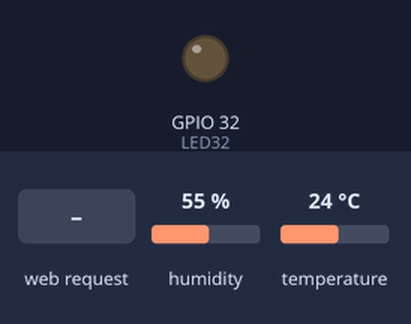
Recording of a sketch running on a simulated ESP32. Shown: output pins drawn as LEDs (lit = HIGH). Inputs (shaded band) come from the test bench; at power-on: humidity 55 %, temperature 24 °C. WiFi joins after 1.5 s; servers stay silent unless stated; what the sketch prints to the serial monitor is not drawn.

Above: at 2.7 s.
2.8 s: HTTP request GET /ledon received
At 3.1 s:
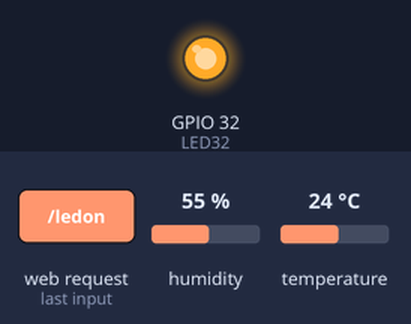
4.3 s: HTTP request GET /ledoff received
At 4.6 s:
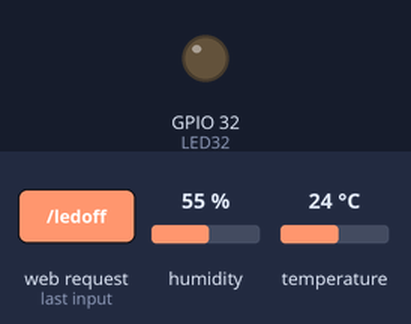
Timing chart, 0 to 7.3 s (numbered marks = the images above; inputs shaded):
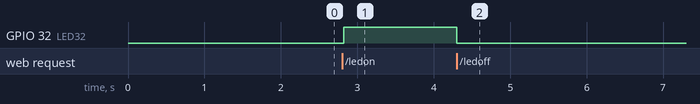

The sketch:

led_dht.ino
```cpp
#include <WiFi.h>
#include "DHT.h"

const char* ssid = "Casa_2.4";
const char* password = "takenking";

// Setting Static IP.
IPAddress local_IP(192, 168, 0, 150);
IPAddress gateway(192, 168, 0, 1);
IPAddress subnet(255, 255, 255, 0);
WiFiServer server(80); // Port 80

#define LED32  32    // LED port32
#define DHTPIN 4
#define DHTTYPE DHT11
DHT dht(DHTPIN, DHTTYPE);


String estado = "";
int wait30 = 30000; // time to reconnect when connection is lost.

void setup() {
  Serial.begin(9600);
  pinMode(LED32, OUTPUT);

  dht.begin();

  // Setting Static IP.
  if (!WiFi.config(local_IP, gateway, subnet)) {
    Serial.println("Error in configuration.");
  }

  // Connect WiFi net.
  Serial.println();
  Serial.print("Connecting with ");
  Serial.println(ssid);

  WiFi.begin(ssid, password);

  while (WiFi.status() != WL_CONNECTED) {
    delay(500);
    Serial.print(".");
  }
  Serial.println("Connected with WiFi.");

  // Start Web Server.
  server.begin();
  Serial.println("Web Server started.");

  // This is IP
  Serial.print("This is IP to connect to the WebServer: ");
  Serial.print("http://");
  Serial.println(WiFi.localIP());
}

void loop() {
  // If disconnected, try to reconnect every 30 seconds.
  if ((WiFi.status() != WL_CONNECTED) && (millis() > wait30)) {
    Serial.println("Trying to reconnect WiFi...");
    WiFi.disconnect();
    WiFi.begin(ssid, password);
    wait30 = millis() + 30000;
  }
  // Check if a client has connected..
  WiFiClient client = server.available();
  if (!client) {
    return;
  }

  Serial.print("New client: ");
  Serial.println(client.remoteIP());

  // Espera hasta que el cliente envíe datos.
  while (!client.available()) {
    delay(1);
  }

  // Read the information sent by the client.
  String req = client.readStringUntil('\r');
  Serial.println(req);

  //Reading temperature or humidity takes about 250 milliseconds!
  float h = dht.readHumidity();
  String humi = String(h, 2);
  // Read temperature as Celsius (the default)
  float t = dht.readTemperature();
  String temp = String(t, 2);

  if (isnan(h) || isnan(t)) {
    Serial.println(F("Failed to read from DHT sensor!"));
    return;
  }


  // Make the client's request.
  if (req.indexOf("ledon") != -1) {
    digitalWrite(LED32, HIGH);
    estado = "LED Ligado";
  }
  if (req.indexOf("ledoff") != -1) {
    digitalWrite(LED32, LOW);
    estado = "LED desligado";
  }


  //////////////////////////////////////////////
  // Página WEB. ////////////////////////////
  client.println("HTTP/1.1 200 OK");
  client.println("Content-Type: text/html");
  client.println("");

  client.print(estado);
  client.print(",");
  if (isnan(t)) {
    client.print("NaN");
  } else {
    client.print(temp);
  }
  client.print(",");
  if (isnan(h)) {
    client.print("NaN");
  } else {
    client.print(humi);
  }

  client.stop();
  delay(1);
}
```

Measured:
- after the input at 2.8 s, GPIO 32 (LED32): LOW → HIGH at once
- after the input at 4.3 s, GPIO 32 (LED32): HIGH → LOW at once
